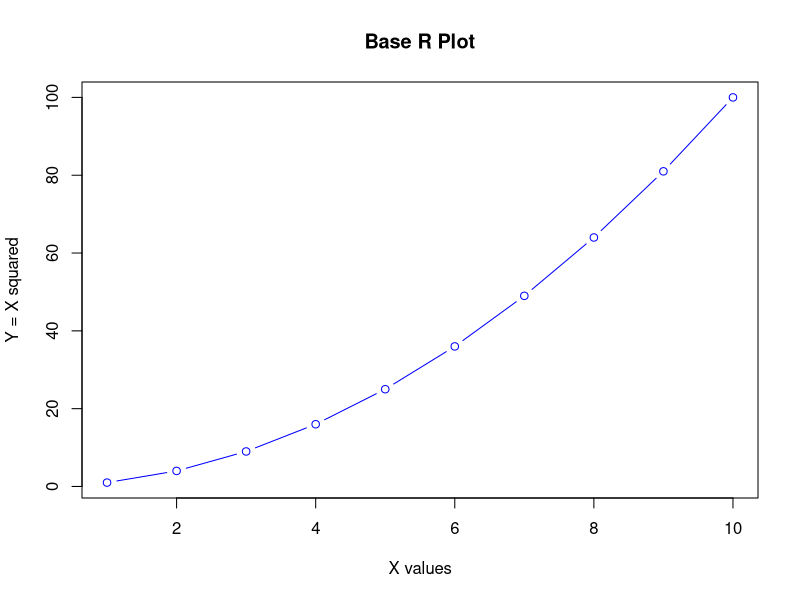

This chart was generated by the following R code:
## ---- chunk 1
# Generate some sample data
x <- 1:10
y <- x^2

# Create a basic scatter plot
plot(x, y, type = "b", col = "blue",
     main = "Base R Plot",
     xlab = "X values", ylab = "Y = X squared")

